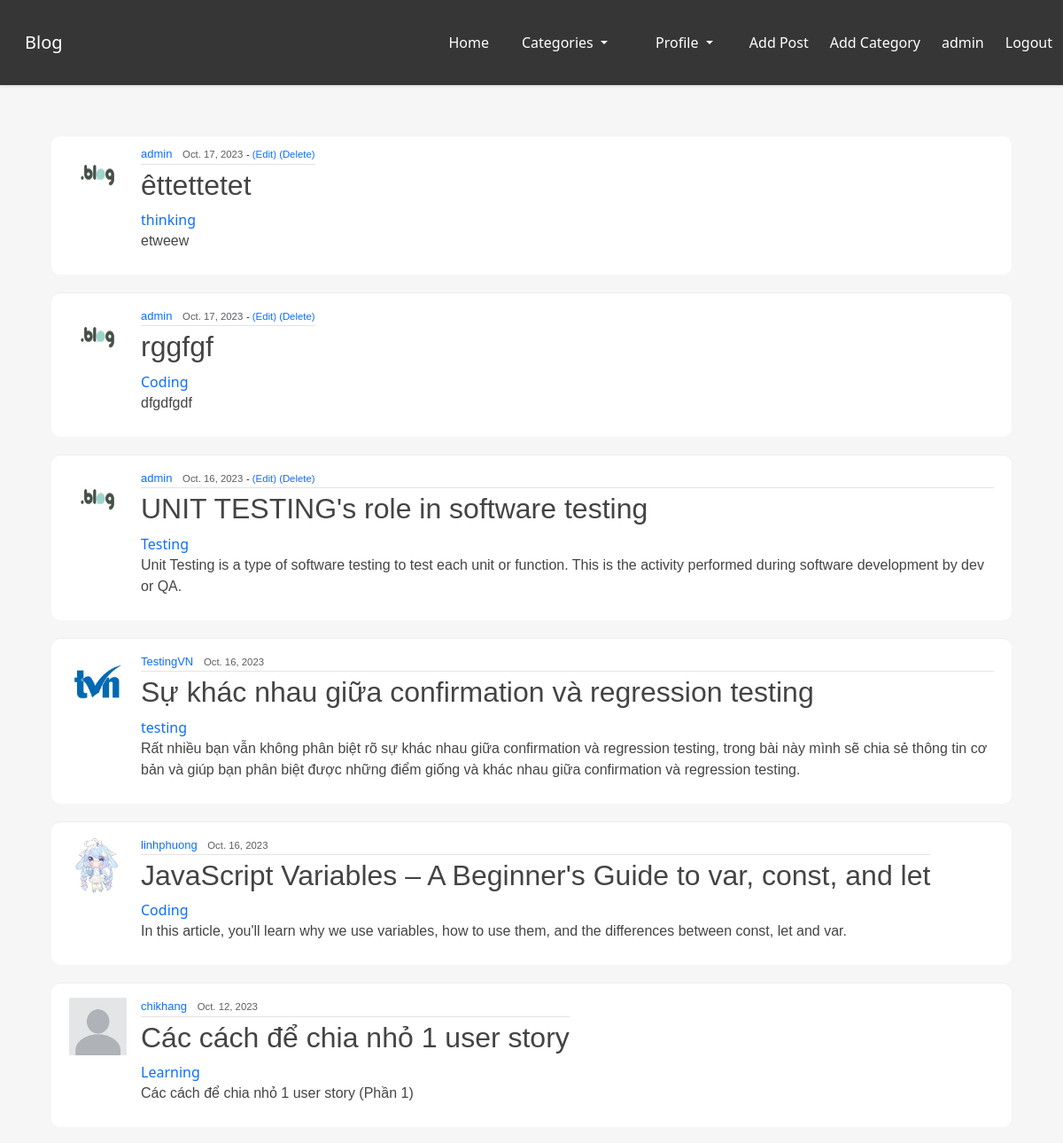
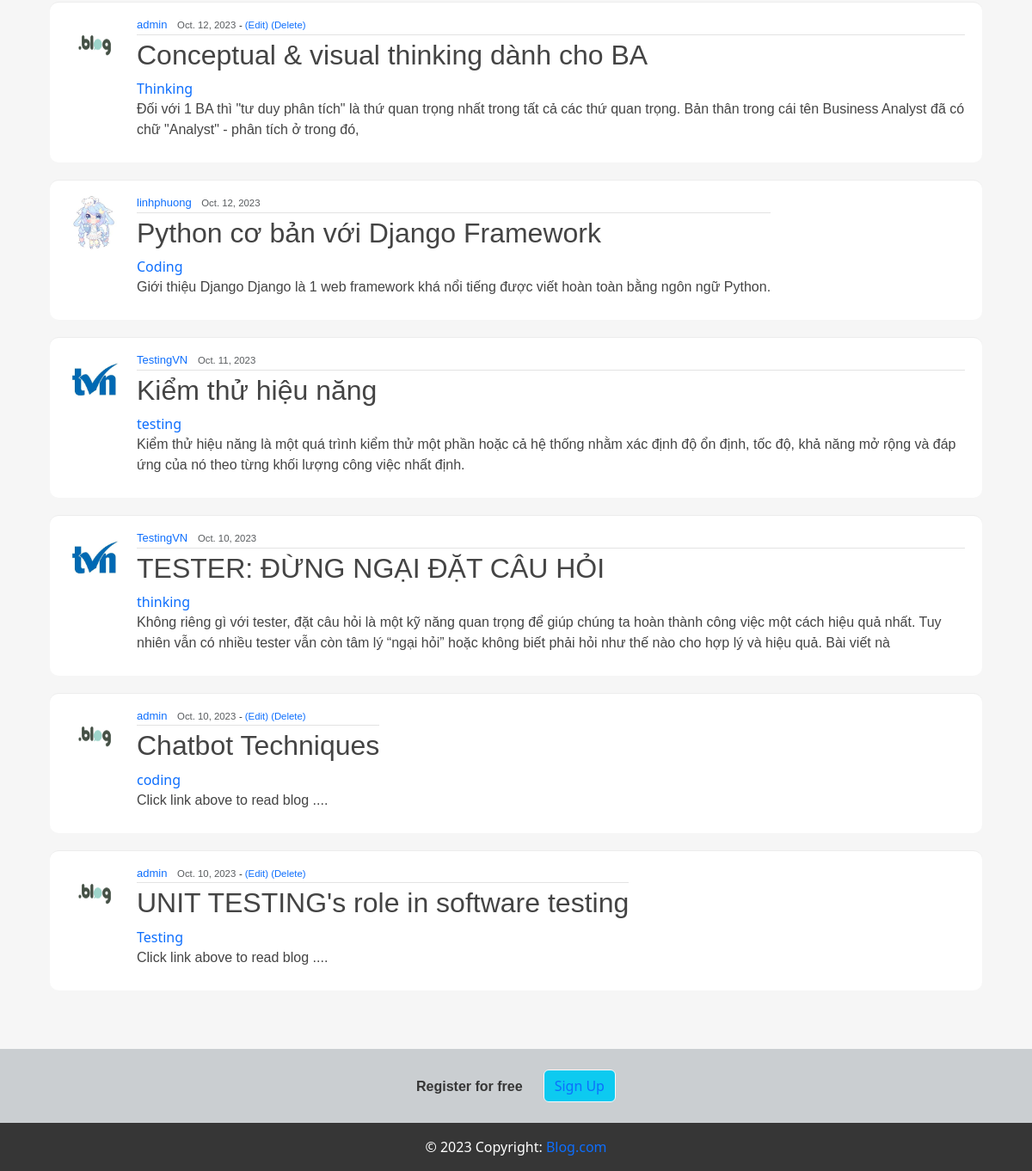
The app's page / (signed in) with its own data (2 pictures, top to bottom).
### bloghome/models.py (models this page shows, shortened)
class Post(models.Model):
    title = models.CharField(max_length=255)
    header_img=models.ImageField(null=True, blank=True, upload_to="images/")
    author = models.ForeignKey(User, on_delete=models.CASCADE)
    body = RichTextField(blank=True, null=True)
    post_date = models.DateField(auto_now_add=True)
    category = models.CharField(max_length=255, default='coding')
    snippet = models.CharField(max_length=255)
    likes = models.ManyToManyField(User, related_name='blog_posts',blank=True)

class Profile(models.Model):
    user = models.OneToOneField(User, null= True,  on_delete=models.CASCADE)
    bio = models.TextField()
    profile_pic = models.ImageField(null=True, blank=True, upload_to="images/profile/")
    instagram_url = models.CharField(max_length=255, null=True, blank=True)
    facebook_url = models.CharField(max_length=255, null=True, blank=True)
    github_url = models.CharField(max_length=255, null=True, blank=True)

### bloghome/views.py (the view)
# urls.py: path('', HomeView.as_view(), name = 'home'),
class HomeView(ListView):
    model = Post
    template_name = "home.html"
    ordering = ['-post_date']
    def get_context_data(self, *args, **kwargs):
        cat_menu = Category.objects.all()
        context = super(HomeView, self).get_context_data()
        context["cat_menu"] = cat_menu
        return context

### bloghome/models.py (called while the page is built)
    def __str__(self):
        return self.name

### bloghome/templates/home.html (shortened to what this page needs)
{% extends "base.html" %}
{% load static %}
{% block content %}
    {% for post in object_list %}
    <article class="media content-section">
        {% if post.author.profile.profile_pic %}
                <img src="{{ post.author.profile.profile_pic.url }}" width=200 height=200  class="rounded-cirlce article-img" >
            {% else %}
             <img src="{% static 'theblog/images/default_user.jpg' %}" width=200 height=200  class="rounded-cirlce article-img" >
            {% endif %}
        <div class="media-body">
          <div class="article-metadata">
            <a class="mr-2" href="#">{{ post.author }}</a>
            <small class="text-muted">{{ post.post_date }}</small>
            {% if user.is_authenticated %}
                {% if user.id == post.author.id %}
                    <small>- <a href="{%url 'update-post' post.pk %}">(Edit)</a> </small>
                    <small>    <a href="{%url 'delete-post' post.pk %}">(Delete)</a> </small>
                {% endif %}
            {% endif %}
          </div>
          <h2><a class="article-title" href="{%url 'article-detail' post.pk %}">{{ post.title }}</a></h2>
          <a href= "{% url 'category' post.category|slugify %}" >{{post.category}}</a>
          <p class="article-content">{{post.snippet}}</p>
        </div>
        <br>
      </article>
    {% endfor %}
{% endblock %}

### bloghome/templates/base.html (shortened to what this page needs)
<!DOCTYPE html>
<html lang = "en" >
<head>
    {% load static %}
    <link rel="stylesheet" href="{% static 'blog/main.css' %}">
    <link rel="stylesheet" href="{% static 'css/bootstrap.min.css' %}" type="text/css">
    <link rel ="stylesheet" href = "https://unpkg.com/bulma@0.9.2/css/bulma.min.css">
    <link rel="stylesheet" href="https://cdnjs.cloudflare.com/ajax/libs/font-awesome/5.15.4/css/all.min.css" />
    <link rel="stylesheet" href="https://cdn.jsdelivr.net/npm/bootstrap@5.3.2/dist/css/bootstrap.rtl.min.css">
</head>
<body>
<div id="container">
    <nav class="navbar is-dark" role="navigation" aria-label="main navigation">
        <div class="navbar-brand">
            <a class="navbar-item" href="/" title="Blog">
                Blog
            </a>
        </div>
        <div id="navbarBasicExample" class="navbar-menu">
            <div class="navbar-end">
                <a href="/" title="Home" class="navbar-item" >Home</a>
                {% if cat_menu %}
                <div class="dropdown navbar-item">
                  <a class="btn dropdown-toggle" style="color:white;" role="button" data-bs-toggle="dropdown" aria-expanded="false">
                    Categories
                  </a>
                </div>
                {% else %}
                  <a href="{% url 'category-list' %}" class="navbar-item" >Categories</a>
                {% endif %}
                    {% if user.is_authenticated %}
                      <div class="dropdown navbar-item">
                        <a class="btn dropdown-toggle" style="color:white;"  role="button" data-bs-toggle="dropdown" aria-expanded="false">
                          Profile
                        </a>
                      </div>
                        <a href="{% url 'add-post' %}" class="navbar-item">Add Post</a>
                        <a href="{% url 'add-category' %}" class="navbar-item" >Add Category</a>
                        <a class="navbar-item">{{user.username}} </a>
                        <a href="{% url 'logout' %}" class="navbar-item" >Logout</a>
                    {% else %}
                        <a href="{% url 'register' %}" class="navbar-item"  title="Sign up" class="btn btn-primary btn-lg" >Register</a>
                        <a href="{% url 'login' %}" class="navbar-item">Login</a>
                    {% endif %}
            </div>
        </div>
    </nav>
    <section class = "section">
        <div class="container" id = "body">
            {% block content %}
            {% endblock %}
        </div>
    </section>
    <footer class="bg-light text-center" id="footer">
    <div class=" p-4 pb-0" style="background-color: #caced1;">
      <section class="">
        <form action="">
          <div class="row d-flex justify-content-center">
            <div class="col-auto">
              <p class="pt-2">
                <strong>Register for free</strong>
              </p>
            </div>
            <div class="col-auto">
              <button  type="submit" class="btn btn btn-info btn-outline-light mb-4">
                <a href="{% url 'register' %}">Sign Up</a>
              </button>
            </div>
          </div>
        </form>
      </section>
    </div>
    <div class="text-center p-3 text-white" style="background-color: #363636;">
        © 2023 Copyright:
        <a href="/">Blog.com</a>
      </div>
  </footer>
</div>
</body>
</html>

### bloghome/static/blog/main.css (style rules this page uses)
body { background-color: rgb(56, 56, 56); margin-top: 5rem; background-size: contain; background-repeat: no-repeat; }
#body { padding:10px; padding-bottom:60px; }
#footer { position:absolute; bottom:0; width:100%; height:60px; background:#6cf; }
#container { min-height:100%; position:relative; }
h1, h2, h3, h4, h5, h6, p { color: #444444; font-family: 'Poppins', sans-serif; }
.content-section { background: #ffffff; padding: 10px 20px; border-radius: 10px; margin-bottom: 20px; }
.article-title { color: #444444; }
.article-content { white-space: pre-line; }
.article-img { height: 65px; width: 65px; margin-right: 16px; }
.article-metadata { font-family: 'Poppins', sans-serif; padding-bottom: 1px; margin-bottom: 4px; font-size: 13px; border-bottom: 1px solid #e3e3e3 }

### bloghome/templates/base.html (style rules this page uses)
html,body { height:100%; background-color:#f6f6f6; }
nav.navbar { height: 6rem !important; box-shadow: 0 1px 3px 0 rgba(0,0,0, .1), 0 1px 2px 0 rgba(0, 0 ,0 , .06) !important }
a { text-decoration: none; }

### records on screen
Post: author.profile.profile_pic (picture), author "admin", post_date "Oct. 17, 2023", shows "(Edit)", title "êttettetet", category "thinking", snippet "etweew"
Post: author.profile.profile_pic (picture), author "admin", post_date "Oct. 17, 2023", shows "(Edit)", title "rggfgf", category "Coding", snippet "dfgdfgdf"
Post: author.profile.profile_pic (picture), author "admin", post_date "Oct. 16, 2023", shows "(Edit)", title "UNIT TESTING's role in software testing", category "Testing", snippet "Unit Testing is a type of software testing to test each unit or function. This is the activity performed during software development by dev or QA."
Post: author.profile.profile_pic (picture), author "TestingVN", post_date "Oct. 16, 2023", title "Sự khác nhau giữa confirmation và regression testing", category "testing", snippet "Rất nhiều bạn vẫn không phân biệt rõ sự khác nhau giữa confirmation và regression testing, trong bài này mình sẽ chia sẻ thông tin cơ bản và giúp bạn phân biệt được những điểm giống và khác nhau giữa confirmation và regression testing."
Post: author.profile.profile_pic (picture), author "linhphuong", post_date "Oct. 16, 2023", title "JavaScript Variables – A Beginner's Guide to var, const, and let", category "Coding", snippet "In this article, you'll learn why we use variables, how to use them, and the differences between const, let and var."
Post: author "chikhang", post_date "Oct. 12, 2023", title "Các cách để chia nhỏ 1 user story", category "Learning", snippet "Các cách để chia nhỏ 1 user story (Phần 1)"
Post: author.profile.profile_pic (picture), author "admin", post_date "Oct. 12, 2023", shows "(Edit)", title "Conceptual & visual thinking dành cho BA", category "Thinking", snippet "Đối với 1 BA thì \"tư duy phân tích\" là thứ quan trọng nhất trong tất cả các thứ quan trọng. Bản thân trong cái tên Business Analyst đã có chữ \"Analyst\" - phân tích ở trong đó,"
Post: author.profile.profile_pic (picture), author "linhphuong", post_date "Oct. 12, 2023", title "Python cơ bản với Django Framework", category "Coding", snippet "Giới thiệu Django Django là 1 web framework khá nổi tiếng được viết hoàn toàn bằng ngôn ngữ Python."
Post: author.profile.profile_pic (picture), author "TestingVN", post_date "Oct. 11, 2023", title "Kiểm thử hiệu năng", category "testing", snippet "Kiểm thử hiệu năng là một quá trình kiểm thử một phần hoặc cả hệ thống nhằm xác định độ ổn định, tốc độ, khả năng mở rộng và đáp ứng của nó theo từng khối lượng công việc nhất định."
Post: author.profile.profile_pic (picture), author "TestingVN", post_date "Oct. 10, 2023", title "TESTER: ĐỪNG NGẠI ĐẶT CÂU HỎI", category "thinking", snippet "Không riêng gì với tester, đặt câu hỏi là một kỹ năng quan trọng để giúp chúng ta hoàn thành công việc một cách hiệu quả nhất. Tuy nhiên vẫn có nhiều tester vẫn còn tâm lý “ngại hỏi” hoặc không biết phải hỏi như thế nào cho hợp lý và hiệu quả. Bài viết nà"
Post: author.profile.profile_pic (picture), author "admin", post_date "Oct. 10, 2023", shows "(Edit)", title "Chatbot Techniques", category "coding", snippet "Click link above to read blog ...."
Post: author.profile.profile_pic (picture), author "admin", post_date "Oct. 10, 2023", shows "(Edit)", title "UNIT TESTING's role in software testing", category "Testing", snippet "Click link above to read blog ...."

### other values on screen
{{ user.username }} "admin"
